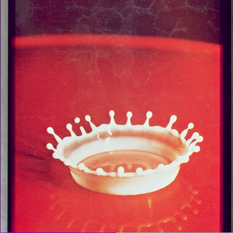
%> input picture similarImages/a.tiff, 233 x 233 px, shrunk from 512 x 512 before the run
$ octave Group_28.m   (GNU Octave 9; MATLAB toolbox functions it lacks are replaced by stand-ins)
%> lines starting %> are read from the running program, lines starting %| are printed output that depends on the picture
%> further down, I is the input picture: size 233x233x3 uint8; mean R, G, B 176.3, 70.6, 79.9
### saliency_map.m
function [vector_distance] = saliency_map(I)
% Set standard size
M = 512;

% Resize image using bicubic interpolation
I_resized = imresize(I, [M M], 'bicubic');
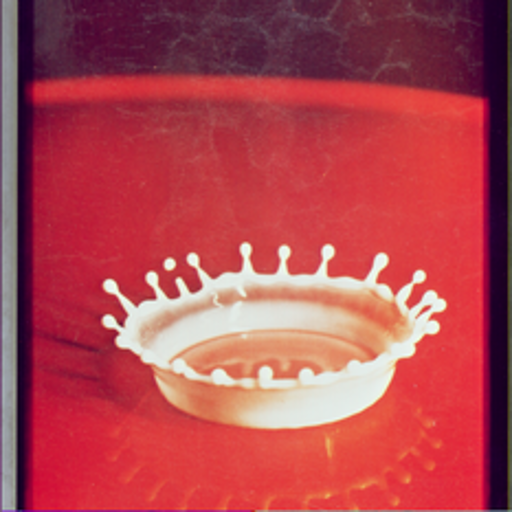
%> I_resized: size 512x512x3 uint8; mean R, G, B 176.3, 70.6, 79.9

% Apply Gaussian low-pass filter
sigma = 2;
I_smoothed = imgaussfilt(I_resized, sigma);

% Read in the image and convert to HSV
img = I_smoothed;
hsv_img = rgb2hsv(img);
%> hsv_img: size 512x512x3 double; mean H, S, V 0.728, 0.64, 0.694

% Extract the V component
V = hsv_img(:,:,3);
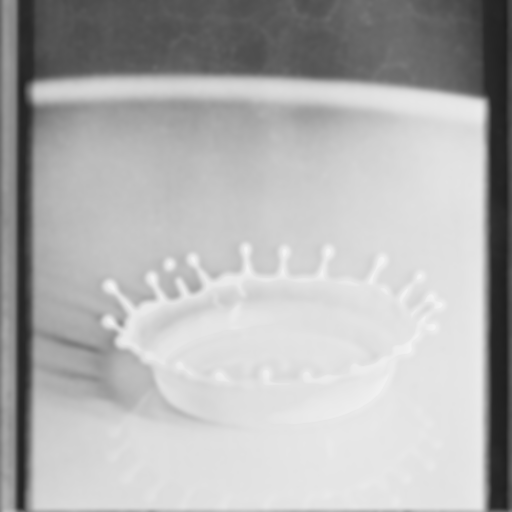
%> V: size 512x512 double; min 0.118, max 0.953, mean 0.694

% Calculate the saliency map using LC algorithm
S = zeros(size(V));
for i = 1:size(V, 1)
    for j = 1:size(V, 2)
        pixel = V(i, j);
        contrast = abs(V - pixel);
        S(i, j) = sum(contrast(:));
    end
end

% Normalize the saliency map
S = S ./ max(S(:));

%---------------------------Block Partition---------------------------
feature_matrix = [];
[Image_Height,Image_Width,Number_Of_Colour_Channels] = size(S);
Block_Size = 64;
A_block={[ ]};
Number_Of_Blocks_Vertically = ceil(Image_Height/Block_Size);
Number_Of_Blocks_Horizontally = ceil(Image_Width/Block_Size);
a=0;
for i = 1: +Block_Size: Number_Of_Blocks_Vertically*Block_Size - (Block_Size-1)
    a = a+1; b = 0;
    row_feature = [];
    for j = 1: +Block_Size: Number_Of_Blocks_Horizontally*Block_Size - (Block_Size - 1)
        b= b + 1;
        Block = S(i:Block_Size+i-1,j:Block_Size+j-1);
        C = cov(Block);

        % Compute the eigenvectors and eigenvalues of the covariance matrix
        [V, D] = eig(C);

        % Sort the eigenvalues in descending order
        [sorted_eigvals, sorted_idx] = sort(diag(D), 'descend');

        % Select the top d eigenvectors
        proj_m = V(:, sorted_idx(1:4));
        % Concatenate the columns of proj_m into a column vector
        feature_vector = reshape(proj_m, [], 1);

        % concatenate the feature vector horizontally
        row_feature = horzcat(row_feature, feature_vector);

        A_block{a,b} = Block;
    end
    feature_matrix = horzcat(feature_matrix, row_feature);
end
%------------------------Feature matrix compression & Hash
%generation------------------------%

z0=zeros(1,256);
for i = 1:256
    temp_sum=0;
    for j = 1:64
        temp_sum = temp_sum + feature_matrix(i,j);
    end
    z0(i) = temp_sum/64;
end

z0 = z0.';

vector_distance = zeros(1, 64);

for i = 1:64
    temp_sum = 0;
    for j = 1:256
        temp_sum = temp_sum + ((z0(j)-feature_matrix(j, i)) * (z0(j)-feature_matrix(j, i)));
    end
    vector_distance(i) = sqrt(temp_sum);
end

for i = 1:64
    vector_distance(i) = round(vector_distance(i)+0.5);
end
end

### Group_28.m
clear;
clc;
workspace;

filenames={'a.tiff', 'airplane.png', 'Akiyo.png', 'alu.tif', 'b.tiff', 'baboon.png', 'bandon.tif', 'barbara.bmp','brandyrose.tif', 'c.tiff', 'Carphone.png', 'Coastguard.png', 'Container.png' 'd.tiff', 'e.tiff', 'f.tiff', 'fruits.png', 'girl.png', 'Goldhill.png', 'h.tiff','Hall.png','i.tiff','kid.tif','Kodak.png','Lake.png','lena.png','lochness.tif','Mobile.png','MothernDaughter.png','News.png','newyork.tif','opera.tif','papermachine.tif','peppers.png','pills.tif','stomach.bmp','terraux.tif','tiffany.bmp','tulips.png','watch.tif','water.tif','waterall.bmp','wildflowers.tif'};
%filenames = {'1.bmp', '2.bmp', '3.bmp', '4.bmp', '5.jpg', '6.jpg', '7.jpg', '8.jpg', '9.jpg', '10.jpg', '11.jpg', '12.jpg', '13.jpg', '14.jpg', '15.jpg', '16.jpg', '17.jpg', '18.jpg', '19.jpg', '20.jpg', '21.jpg', '22.jpg', '23.jpg', '24.jpg', '25.jpg', '26.jpg', '27.jpg', '28.jpg', '29.jpg', '30.jpg', '31.jpg', '32.jpg', '33.jpg', '34.jpg','35.jpg', '36.jpg', '37.jpg', '38.jpg', '39.jpg', '40.jpg', '41.jpg', '42.jpg', '43.jpg', '44.jpg', '45.jpg', '46.png', '47.png', '48.png', '49.png', '50.png', '51.png', '52.png', '53.png', '54.png', '55.png', '56.png', '57.png', '58.png', '59.png', '60.png', '61.png', '62.png', '63.png', '64.tif', '65.tif', '66.tif', '67.tif', '68.tif', '69.tif', '70.tif', '71.tif', '72.tif', '73.tif', '74.tif', '75.tif', '76.tif', '77.tif', '78.tif', '79.tif', '80.tif', '81.tif', '82.tif', '83.tif', '84.tif', '85.tif', '86.tif', '87.tif', '88.tif', '89.tif', '90.tif', '91.tif', '92.tif', '93.tif', '94.tif', '95.tif', '96.tif', '97.tif', '98.tif', '99.tif', '100.tif', '101.tif', '102.tif', '103.tif', '104.tif', '105.tif', '106.tif', '107.tif', '108.tif', '109.tif', '110.tif', '111.tif', '112.tif', '113.tif', '114.tif', '115.tif', '116.tif', '117.tif', '118.tif', '119.tif', '120.tif', '121.tif', '122.tif', '123.tif', '124.tif', '125.tif', '126.tif', '127.tif', '128.tif', '129.tif', '130.tif','131.tif', '132.tif', '133.tif', '134.tif', '135.tif', '136.tif', '137.tif', '138.tif', '139.tif', '140.tif', '141.tif', '142.tif', '143.tif', '144.tif', '145.tif', '146.tif', '147.tif', '148.tif', '149.tif', '150.tif', '151.tif', '152.tif', '153.tif', '154.tif', '155.tif', '156.tif', '157.tif', '158.tif', '159.tif', '160.tif', '161.tif', '162.tif', '163.tif', '164.tif', '165.tif', '166.tif', '167.tif', '168.tif', '169.tif', '170.tif', '171.tif', '172.tif', '173.tif', '174.tif', '175.tif', '176.tif', '177.tif', '178.tif', '179.tif', '180.tif', '181.tif', '182.tif', '183.tif', '184.tif', '185.tif', '186.tif', '187.tif', '188.tif', '189.tif', '190.tif', '191.tif', '192.tif', '193.tiff', '194.tiff', '195.tiff', '196.tiff', '197.tiff', '198.tiff', '199.tiff', '200.tiff'};

%numPoints = 100;
rotation_clk=zeros(40, 9);
rotation_aclk=zeros(40,9);
salt_pepper=zeros(40,10);
speckle_noise=zeros(40,10);
scaling=zeros(40,10);
gaussian_blur=zeros(40,10);
circular_blur=zeros(40,6);
average_blur=zeros(40,5);
gaussian_noise=zeros(40,10);
motion_blur = zeros(40,9);

%d=zeros(200, 200);

for i=1:40
    absloc=strcat('D:\Downloads\FinalYearProj\FinalYearProj\similarImages\',filenames{1,i});
    I=imread(absloc);
%> (the run ends here)
